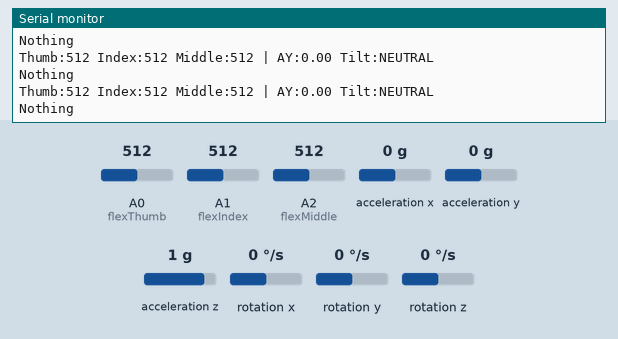
Simulated run of this sketch. Board: Arduino Uno, built with avr-gcc and run on an emulated ATmega328P. Parts: the last lines printed to the serial monitor. Inputs (shaded band) come from the test bench; at power-on: acceleration x 0 g, A1 (flexIndex) = 512, A0 (flexThumb) = 512, A2 (flexMiddle) = 512, acceleration y 0 g, acceleration z 1 g, rotation x 0 °/s, rotation y 0 °/s, rotation z 0 °/s.

Above: at 1.2 s.
1.3 s: acceleration x set to -0.3 g
At 1.97 s:
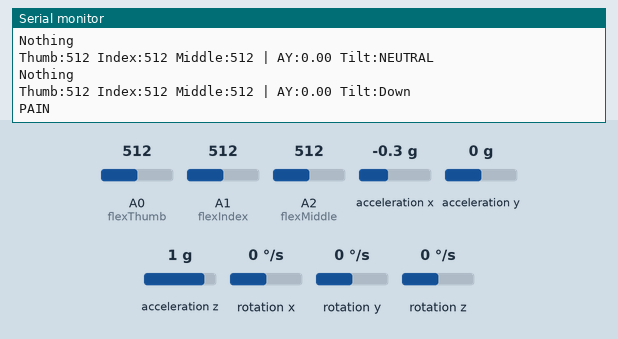
3.2 s: A1 (flexIndex) set to 493
At 3.2 s:
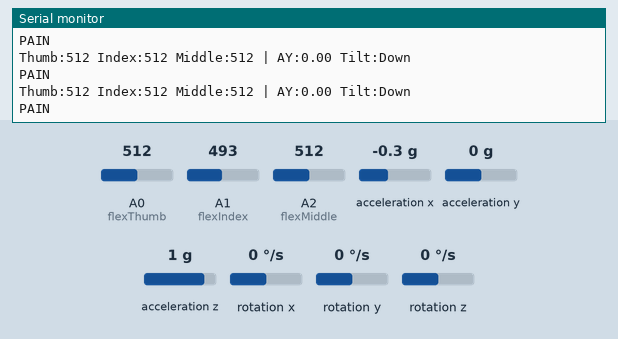
6.9 s: A1 (flexIndex) set to 210
At 6.95 s:
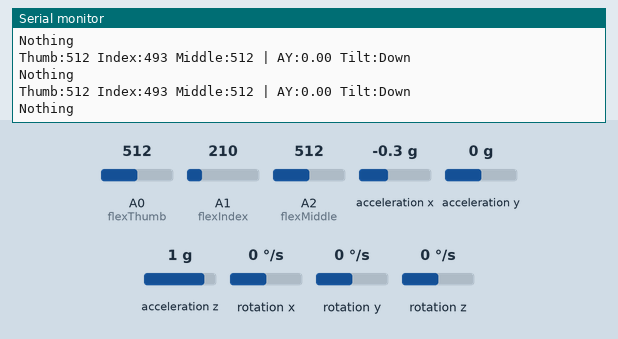
8.4 s: A1 (flexIndex) set to 183
At 9.03 s:
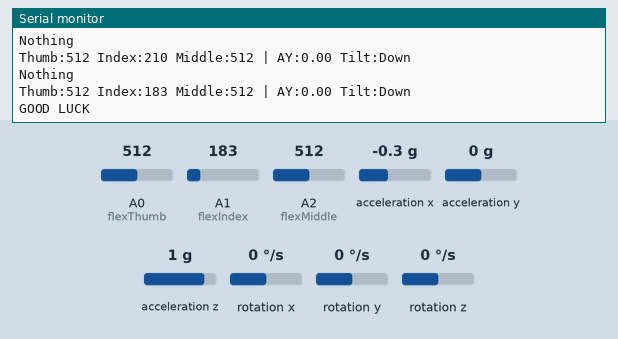
Timing chart, 0 to 11.4 s (numbered marks = the images above; inputs shaded):
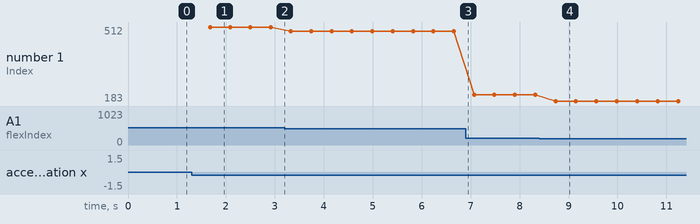

Measured:
- the behaviour switches between -0.1 and -0.2 g on acceleration x (found by bisection; images 0 and 1)
- the behaviour switches between 200 and 199 on A1 (flexIndex) (found by bisection; images 3 and 4)
- after the input at 1.3 s, the serial monitor: prints a new line after 0.38 s (image 1)
- after the input at 8.4 s, the serial monitor: prints a new line after 0.33 s (image 4)
- plotted number 1: 512 → 493 after the input at 3.2 s, 493 → 210 after the input at 6.9 s, 210 → 183 after the input at 8.4 s

The sketch:

sensor_glove.ino
```cpp
#include <Wire.h>
#include <MPU6050.h>
#include <SoftwareSerial.h>

MPU6050 mpu;

// HC05: RX=10, TX=11
SoftwareSerial BT(7, 8);

// Flex sensor pins
int flexThumb  = A0;   // Potentiometer (thumb)
int flexIndex  = A1;   // black sensor
int flexMiddle = A2;   // flex2

void setup() {
  Serial.begin(9600);
  BT.begin(9600);

  Wire.begin();
  mpu.initialize();

  if (!mpu.testConnection()) {
    Serial.println("MPU FAILED!");
    BT.println("MPU FAILED!");
    while (1);
  }

  Serial.println("MPU OK");
  BT.println("MPU OK");
}

void loop() {


  // FLEX SENSOR INPUTS
  int thumb  = analogRead(flexThumb);
  int index  = analogRead(flexIndex);
  int middle = analogRead(flexMiddle);

  bool thumbStraight = (thumb < 300);
  bool thumbBent     = (thumb > 500);

  bool indexStraight = (index < 200);
  bool indexBent     = (index > 500);

  bool middleStraight = (middle > 270);
  bool middleBent     = (middle < 269);

  // Imu
  int16_t ax, ay, az, gx, gy, gz;
  mpu.getMotion6(&ax, &ay, &az, &gx, &gy, &gz);

  float AY = ay / 16384.0;
  float AX = ax / 16384.0;

  bool rightTilt  = (AY > 0.40);
  bool leftTilt   = (AY < -0.40);
  bool neutralTilt = (AY > -0.30 && AY < 0.30);

  bool tiltUp = (AX > 0.45);
  bool tiltDown  = (AX < -0.10);
  //bool tiltFlat  = (AX > -0.10 && AX < 0.30);
  bool handVertical = (AY > -0.30 && AY < 0.30);


  Serial.print("Thumb:");
  Serial.print(thumb);
  Serial.print(" Index:");
  Serial.print(index);
  Serial.print(" Middle:");
  Serial.print(middle);

  Serial.print(" | AY:");
  Serial.print(AY, 2);

  Serial.print(" Tilt:");
  if (rightTilt) Serial.print("RIGHT");
  else if (leftTilt) Serial.print("LEFT");
  else if(tiltUp)  Serial.print("Up");
  else if(tiltDown) Serial.print("Down");
  else Serial.print("NEUTRAL");

  Serial.println();


  // GESTURE 1: CALL ME 🤙 (needs right tilt)

  if (thumbStraight && indexBent && middleBent && rightTilt) {
    Serial.println("CALL ME");
    BT.println(" CALL ME");
    delay(400);
    return;
  }


  // GESTURE 2: I LOVE YOU 🤟

  if (thumbStraight && indexStraight && middleBent &&neutralTilt &&!tiltUp) {
    Serial.println("I LOVE YOU");
    BT.println(" I LOVE YOU");
    delay(400);
    return;
  }


  // GESTURE 3: GOOD LUCK 🤞
  if (thumbBent && indexStraight && middleStraight) {
    Serial.println("GOOD LUCK");
    BT.println(" GOOD LUCK");
    delay(400);
    return;
  }

//Gesture 4:loser
if (thumbStraight && indexStraight &&middleBent && tiltUp) {
    Serial.println("LOSER");
    BT.println(" LOSER");
    delay(400);
    return;
}


// Gesture5:ROCK ON 🤘
// thumb bent + index straight + middle bent
if (thumbBent && indexStraight && middleBent) {
    Serial.println(" ROCK ON");
    BT.println(" ROCK ON");
    delay(400);
    return;
}

// Gesture 6:PAIN ✊
// all fingers bent -> fist
if (tiltDown && thumbBent && indexBent) {
    Serial.println("PAIN");
    BT.println(" PAIN");
    delay(400);
    return;
}
//Gesture 7: Hi
  else if(tiltUp){
   Serial.println("Hi");
    BT.println(" Hi");
    delay(400);

}
  else {
    Serial.println("Nothing");
    BT.println(" Nothing");
    delay(400);
    return;
  }

  delay(80);
}
```
